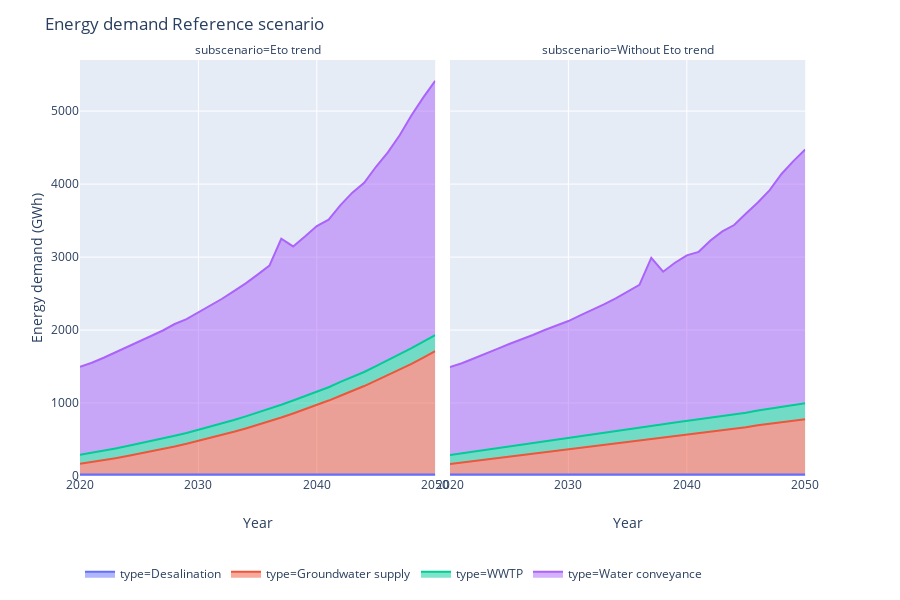

This figure's notebook cell:
### Code cell
dff = pd.DataFrame()
df_all['Pipelines_data']['type'] = 'Water conveyance'
for df in ['Pipelines_data','Groundwater_pumping','wwtp_data','desal_data']:
    dff = dff.append(df_all[df], ignore_index=True, sort=False)
dff = dff.groupby(['subscenario', 'scenario','type','Year']).sum()/1000000
dff.reset_index(inplace=True)
dff = dff.loc[dff.scenario=='Reference']
fig = px.area(dff, x="Year", y="SWPA_E_", color='type', facet_col='subscenario')
fig.update_layout({'legend_orientation':'h'})
fig.update_layout({'title':'Energy demand Reference scenario','yaxis_title':'Energy demand (GWh)'})
fig.update_layout(legend=dict(x=0, y=-0.2))
fig.show()
# plotly.offline.plot(fig, filename='name.html')
fig.write_image('Reference_energy.png', width=700, height=400, scale=4)

### Figure 1 — Plotly figure (JSON) as saved in the notebook; plotly's stock layout.template omitted (floating-point values rounded to 4 significant figures)
{"data": [{"hoverlabel": {"namelength": 0}, "hovertemplate": "type=Desalination<br>subscenario=Eto trend<br>Year=%{x}<br>SWPA_E_=%{y}", "legendgroup": "type=Desalination", "line": {"color": "#636efa"}, "mode": "lines", "name": "type=Desalination", "orientation": "v", "showlegend": true, "stackgroup": "1", "type": "scatter", "x": [2020, 2021, 2022, 2023, 2024, 2025, 2026, 2027, 2028, 2029, 2030, 2031, 2032, 2033, 2034, 2035, 2036, 2037, 2038, 2039, 2040, 2041, 2042, 2043, 2044, 2045, 2046, 2047, 2048, 2049, 2050], "xaxis": "x", "y": [20.07, 20.01, 20.01, 20.01, 20.07, 20.01, 20.01, 20.01, 20.07, 20.01, 20.01, 20.01, 20.07, 20.01, 20.01, 20.01, 20.07, 20.01, 20.01, 20.01, 20.07, 20.01, 20.01, 20.01, 20.07, 20.01, 20.01, 20.01, 20.07, 20.01, 20.01], "yaxis": "y"}, {"hoverlabel": {"namelength": 0}, "hovertemplate": "type=Desalination<br>subscenario=Without Eto trend<br>Year=%{x}<br>SWPA_E_=%{y}", "legendgroup": "type=Desalination", "line": {"color": "#636efa"}, "mode": "lines", "name": "type=Desalination", "orientation": "v", "showlegend": false, "stackgroup": "1", "type": "scatter", "x": [2020, 2021, 2022, 2023, 2024, 2025, 2026, 2027, 2028, 2029, 2030, 2031, 2032, 2033, 2034, 2035, 2036, 2037, 2038, 2039, 2040, 2041, 2042, 2043, 2044, 2045, 2046, 2047, 2048, 2049, 2050], "xaxis": "x2", "y": [20.07, 20.01, 20.01, 20.01, 20.07, 20.01, 20.01, 20.01, 20.07, 20.01, 20.01, 20.01, 20.07, 20.01, 20.01, 20.01, 20.07, 20.01, 20.01, 20.01, 20.07, 20.01, 20.01, 20.01, 20.07, 20.01, 20.01, 20.01, 20.07, 20.01, 20.01], "yaxis": "y2"}, {"hoverlabel": {"namelength": 0}, "hovertemplate": "type=Groundwater supply<br>subscenario=Eto trend<br>Year=%{x}<br>SWPA_E_=%{y}", "legendgroup": "type=Groundwater supply", "line": {"color": "#EF553B"}, "mode": "lines", "name": "type=Groundwater supply", "orientation": "v", "showlegend": true, "stackgroup": "1", "type": "scatter", "x": [2020, 2021, 2022, 2023, 2024, 2025, 2026, 2027, 2028, 2029, 2030, 2031, 2032, 2033, 2034, 2035, 2036, 2037, 2038, 2039, 2040, 2041, 2042, 2043, 2044, 2045, 2046, 2047, 2048, 2049, 2050], "xaxis": "x", "y": [146.3, 170.6, 197.0, 224.7, 254.2, 284.7, 316.7, 349.8, 384.0, 421.0, 460.1, 500.1, 541.4, 585.3, 632.1, 680.1, 729.4, 782.2, 837.4, 894.6, 952.1, 1014.0, 1079.0, 1145.0, 1213.0, 1287.0, 1362.0, 1439.0, 1517.0, 1604.0, 1691.0], "yaxis": "y"}, {"hoverlabel": {"namelength": 0}, "hovertemplate": "type=Groundwater supply<br>subscenario=Without Eto trend<br>Year=%{x}<br>SWPA_E_=%{y}", "legendgroup": "type=Groundwater supply", "line": {"color": "#EF553B"}, "mode": "lines", "name": "type=Groundwater supply", "orientation": "v", "showlegend": false, "stackgroup": "1", "type": "scatter", "x": [2020, 2021, 2022, 2023, 2024, 2025, 2026, 2027, 2028, 2029, 2030, 2031, 2032, 2033, 2034, 2035, 2036, 2037, 2038, 2039, 2040, 2041, 2042, 2043, 2044, 2045, 2046, 2047, 2048, 2049, 2050], "xaxis": "x2", "y": [143.6, 163.6, 184.0, 205.4, 225.6, 246.0, 266.8, 287.3, 306.7, 327.5, 347.9, 368.6, 387.8, 408.8, 428.9, 449.3, 470.1, 491.3, 511.7, 531.5, 550.7, 572.7, 593.4, 613.7, 633.9, 647.2, 674.8, 695.5, 715.0, 736.5, 757.5], "yaxis": "y2"}, {"hoverlabel": {"namelength": 0}, "hovertemplate": "type=WWTP<br>subscenario=Eto trend<br>Year=%{x}<br>SWPA_E_=%{y}", "legendgroup": "type=WWTP", "line": {"color": "#00cc96"}, "mode": "lines", "name": "type=WWTP", "orientation": "v", "showlegend": true, "stackgroup": "1", "type": "scatter", "x": [2020, 2021, 2022, 2023, 2024, 2025, 2026, 2027, 2028, 2029, 2030, 2031, 2032, 2033, 2034, 2035, 2036, 2037, 2038, 2039, 2040, 2041, 2042, 2043, 2044, 2045, 2046, 2047, 2048, 2049, 2050], "xaxis": "x", "y": [123.9, 126.9, 129.9, 133.3, 136.6, 139.7, 141.6, 144.7, 147.5, 149.1, 153.0, 155.9, 158.3, 161.8, 165.0, 167.6, 171.6, 175.1, 178.0, 181.8, 184.1, 182.6, 189.2, 192.8, 192.5, 199.1, 202.7, 207.4, 214.2, 218.3, 220.2], "yaxis": "y"}, {"hoverlabel": {"namelength": 0}, "hovertemplate": "type=WWTP<br>subscenario=Without Eto trend<br>Year=%{x}<br>SWPA_E_=%{y}", "legendgroup": "type=WWTP", "line": {"color": "#00cc96"}, "mode": "lines", "name": "type=WWTP", "orientation": "v", "showlegend": false, "stackgroup": "1", "type": "scatter", "x": [2020, 2021, 2022, 2023, 2024, 2025, 2026, 2027, 2028, 2029, 2030, 2031, 2032, 2033, 2034, 2035, 2036, 2037, 2038, 2039, 2040, 2041, 2042, 2043, 2044, 2045, 2046, 2047, 2048, 2049, 2050], "xaxis": "x2", "y": [123.9, 126.9, 129.9, 133.3, 136.6, 139.7, 141.6, 144.7, 147.5, 149.1, 153.0, 155.9, 158.3, 161.8, 165.0, 167.6, 171.6, 175.1, 178.0, 181.8, 184.1, 182.6, 189.2, 192.8, 192.5, 199.1, 202.7, 207.4, 214.2, 218.3, 220.2], "yaxis": "y2"}, {"hoverlabel": {"namelength": 0}, "hovertemplate": "type=Water conveyance<br>subscenario=Eto trend<br>Year=%{x}<br>SWPA_E_=%{y}", "legendgroup": "type=Water conveyance", "line": {"color": "#ab63fa"}, "mode": "lines", "name": "type=Water conveyance", "orientation": "v", "showlegend": true, "stackgroup": "1", "type": "scatter", "x": [2020, 2021, 2022, 2023, 2024, 2025, 2026, 2027, 2028, 2029, 2030, 2031, 2032, 2033, 2034, 2035, 2036, 2037, 2038, 2039, 2040, 2041, 2042, 2043, 2044, 2045, 2046, 2047, 2048, 2049, 2050], "xaxis": "x", "y": [1207.0, 1234.0, 1274.0, 1315.0, 1361.0, 1403.0, 1440.0, 1479.0, 1531.0, 1560.0, 1607.0, 1659.0, 1709.0, 1767.0, 1823.0, 1892.0, 1962.0, 2274.0, 2111.0, 2185.0, 2269.0, 2297.0, 2424.0, 2525.0, 2593.0, 2732.0, 2851.0, 3003.0, 3193.0, 3347.0, 3485.0], "yaxis": "y"}, {"hoverlabel": {"namelength": 0}, "hovertemplate": "type=Water conveyance<br>subscenario=Without Eto trend<br>Year=%{x}<br>SWPA_E_=%{y}", "legendgroup": "type=Water conveyance", "line": {"color": "#ab63fa"}, "mode": "lines", "name": "type=Water conveyance", "orientation": "v", "showlegend": false, "stackgroup": "1", "type": "scatter", "x": [2020, 2021, 2022, 2023, 2024, 2025, 2026, 2027, 2028, 2029, 2030, 2031, 2032, 2033, 2034, 2035, 2036, 2037, 2038, 2039, 2040, 2041, 2042, 2043, 2044, 2045, 2046, 2047, 2048, 2049, 2050], "xaxis": "x2", "y": [1207.0, 1234.0, 1277.0, 1314.0, 1360.0, 1403.0, 1440.0, 1480.0, 1527.0, 1567.0, 1602.0, 1658.0, 1708.0, 1760.0, 1819.0, 1888.0, 1958.0, 2303.0, 2089.0, 2189.0, 2269.0, 2297.0, 2424.0, 2525.0, 2593.0, 2732.0, 2851.0, 2995.0, 3190.0, 3340.0, 3476.0], "yaxis": "y2"}], "layout": {"annotations": [{"font": {}, "showarrow": false, "text": "subscenario=Eto trend", "x": 0.24, "xanchor": "center", "xref": "paper", "y": 1, "yanchor": "bottom", "yref": "paper"}, {"font": {}, "showarrow": false, "text": "subscenario=Without Eto trend", "x": 0.74, "xanchor": "center", "xref": "paper", "y": 1, "yanchor": "bottom", "yref": "paper"}], "height": 600, "legend": {"orientation": "h", "tracegroupgap": 0, "x": 0, "y": -0.2}, "margin": {"t": 60}, "title": {"text": "Energy demand Reference scenario"}, "xaxis": {"anchor": "y", "domain": [0, 0.48], "title": {"text": "Year"}}, "xaxis2": {"anchor": "y2", "domain": [0.5, 0.98], "matches": "x", "title": {"text": "Year"}}, "yaxis": {"anchor": "x", "domain": [0, 1], "title": {"text": "Energy demand (GWh)"}}, "yaxis2": {"anchor": "x2", "domain": [0, 1], "matches": "y", "showticklabels": false}}}
